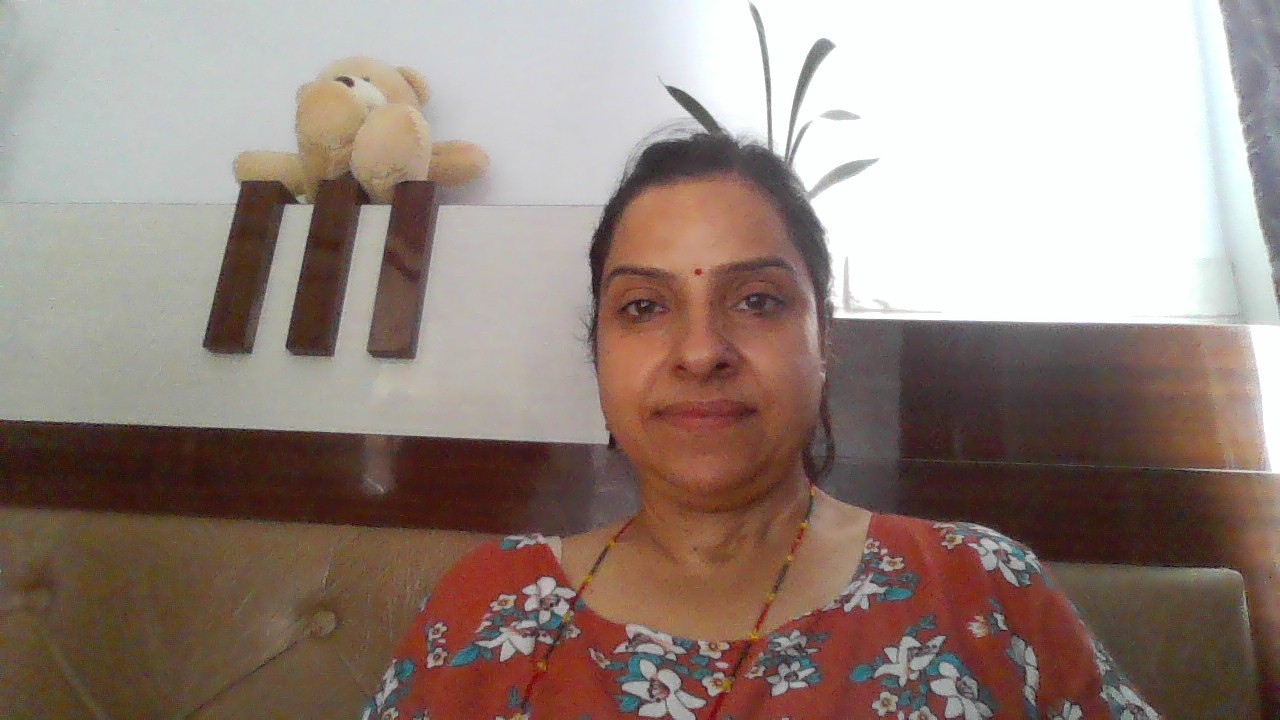
#> input picture Final Year/project/updated_SCEV/SCEV-master/faces/Amrita/WIN_20240903_15_11_45_Pro.jpg, 1280 x 720 px; its folder holds only this picture in this run
$ python FaceDetect.py
#> lines starting #> are read from the running program, lines starting #| are printed output that depends on the picture

import os
import numpy as np
import cv2
import json

cascPathface = os.path.dirname(cv2.__file__) + "/data/haarcascade_frontalface_default.xml"
#cascPathface = os.path.dirname(cv2.__file__) + "/data/haarcascade_frontalface_alt2.xml"
FACE_DB = "faces"
LIST_OF_PEOPLE = [x for x in os.listdir(FACE_DB) if x!=".DS_Store"]
#print(LIST_OF_PEOPLE)
scalefactor = 1.1
minneighbors = 7
cropped_face_location = "cropped_faces.npy"
cropped_label_location = "cropped_labels.npy"

def train(cropped_face_location,cropped_label_location):
    train_faces = np.load(cropped_face_location,allow_pickle=True)
    train_labels = np.load(cropped_label_location,allow_pickle=True)
    face_recogniser=cv2.face.LBPHFaceRecognizer_create()
    face_recogniser.train(train_faces,np.array(train_labels))
    return face_recogniser

def load(ls):
    dct = {}
    for i in ls:
        dct[ls.index(i)]=i
    dct = json.dumps(dct,indent=4)
    with open("FaceLabels.json",'w') as f:
        f.write(dct)
def getFaceLabel(ind):
    try:
        with open("FaceLabels.json","r") as f:
            dct = json.load(f)
        return dct[str(ind)]
    except:
        return 'Unknown'

face_detector=cv2.CascadeClassifier(cascPathface)
def face_processing():
    train_faces = []
    train_label = []
    LIST_OF_PEOPLE = [x for x in os.listdir(FACE_DB) if x!=".DS_Store"]
    load(LIST_OF_PEOPLE)
    for index,person_folder in enumerate(LIST_OF_PEOPLE):
        for face_file in os.listdir(os.path.join(FACE_DB,person_folder)):
            try:
                image = cv2.imread(os.path.join(FACE_DB,person_folder,face_file))
#> image is the input picture: shape (720, 1280, 3); mean B, G, R 125.9, 134.2, 150.9
                gray=cv2.cvtColor(image,cv2.COLOR_BGR2GRAY)
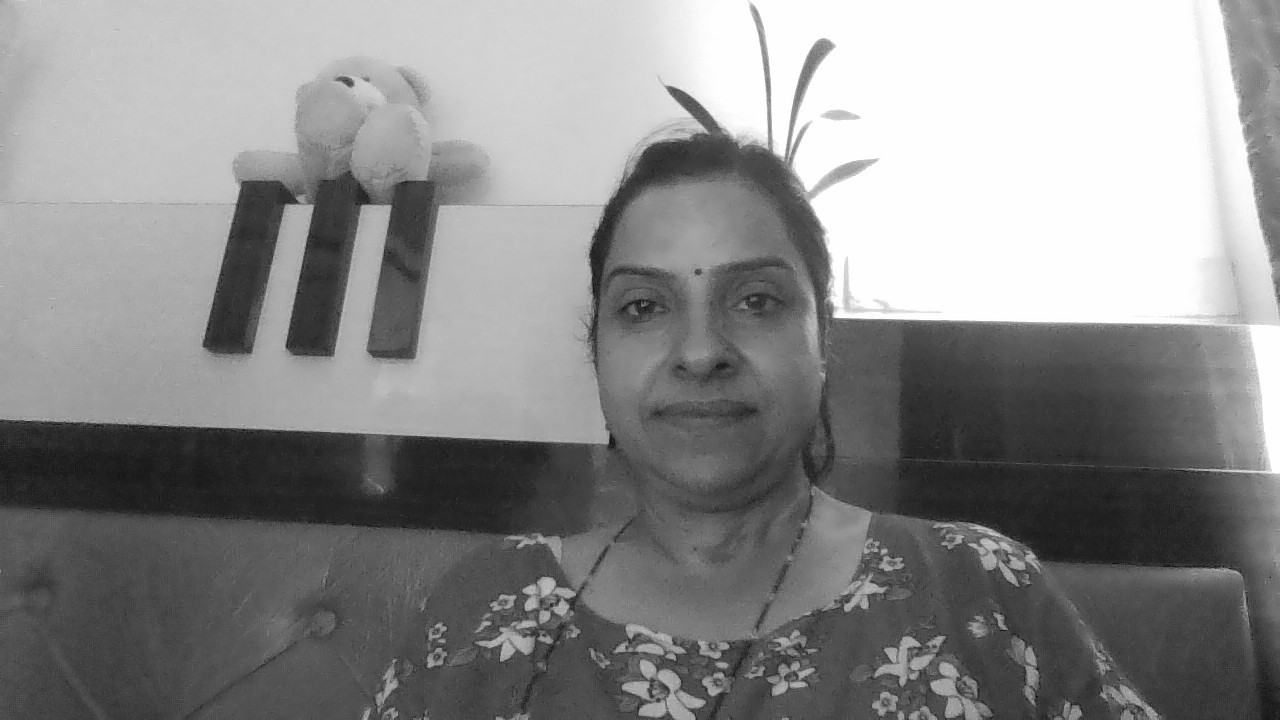
#> gray: shape (720, 1280); min 2, max 255, mean 138.2
                faces=face_detector.detectMultiScale(gray,scaleFactor=scalefactor,minNeighbors=minneighbors)
#> faces = [[562, 195, 280, 280]]
                for face in faces:
                    left,top,width,height=face
                    cropped_face = gray[top:top+height,left:left+width]
                    train_faces.append(cropped_face)
                    train_label.append(index)
#> this loop made 1 pass
#> pass 1, in face_processing, `cropped_face = gray[top:top+height,left:left+width]`:
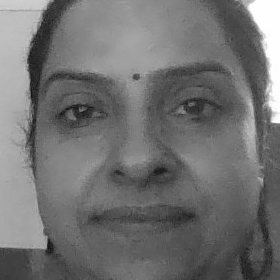
#> cropped_face: shape (280, 280); min 14, max 255, mean 113
#> after the loop, train_faces = 1 item; train_label = [0]
            except Exception as e:
                print(f"Error occured: {e}")
                os.remove(os.path.join(FACE_DB,person_folder,face_file))
#> pass 2 of the loop in face_processing, `for index,person_folder in enumerate(LIST_OF_PEOPLE):`:
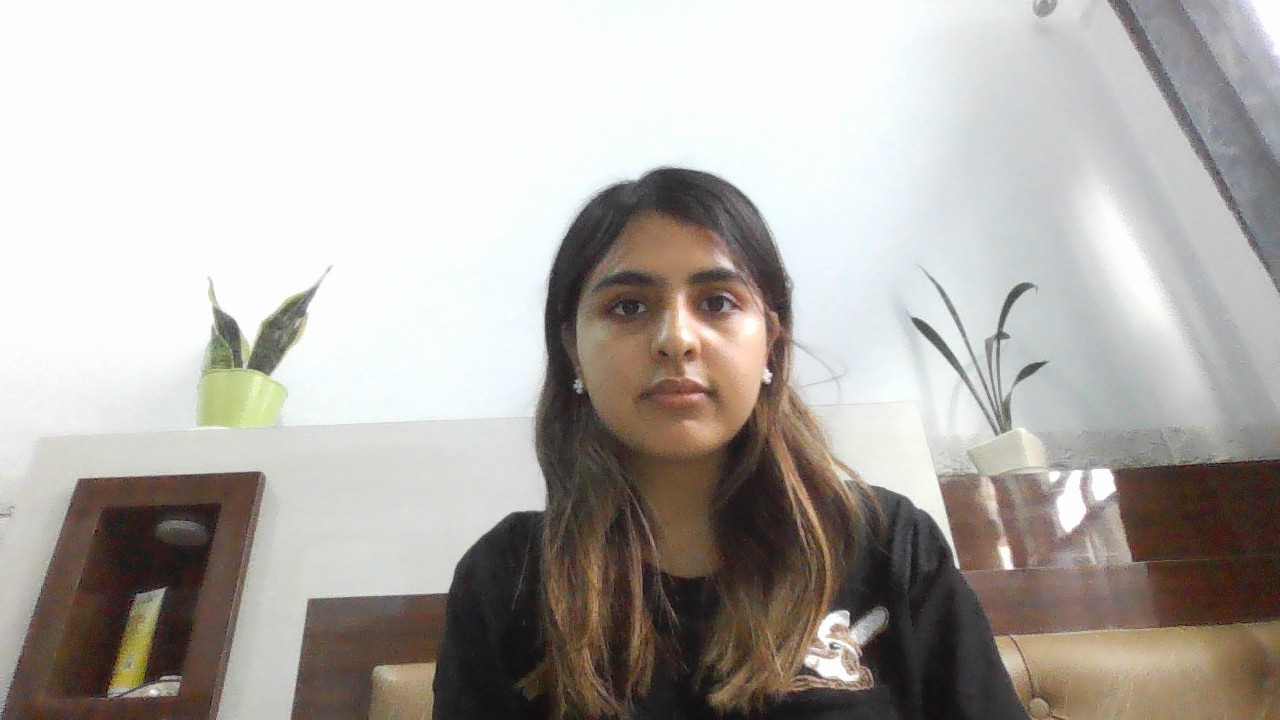
#> input picture Final Year/project/updated_SCEV/SCEV-master/faces/Rifka/WIN_20240822_18_01_56_Pro.jpg, 1280 x 720 px
#> in face_processing, image is the input picture: shape (720, 1280, 3); mean B, G, R 168.9, 173.7, 178.4
#> in face_processing, `gray=cv2.cvtColor(image,cv2.COLOR_BGR2GRAY)`:
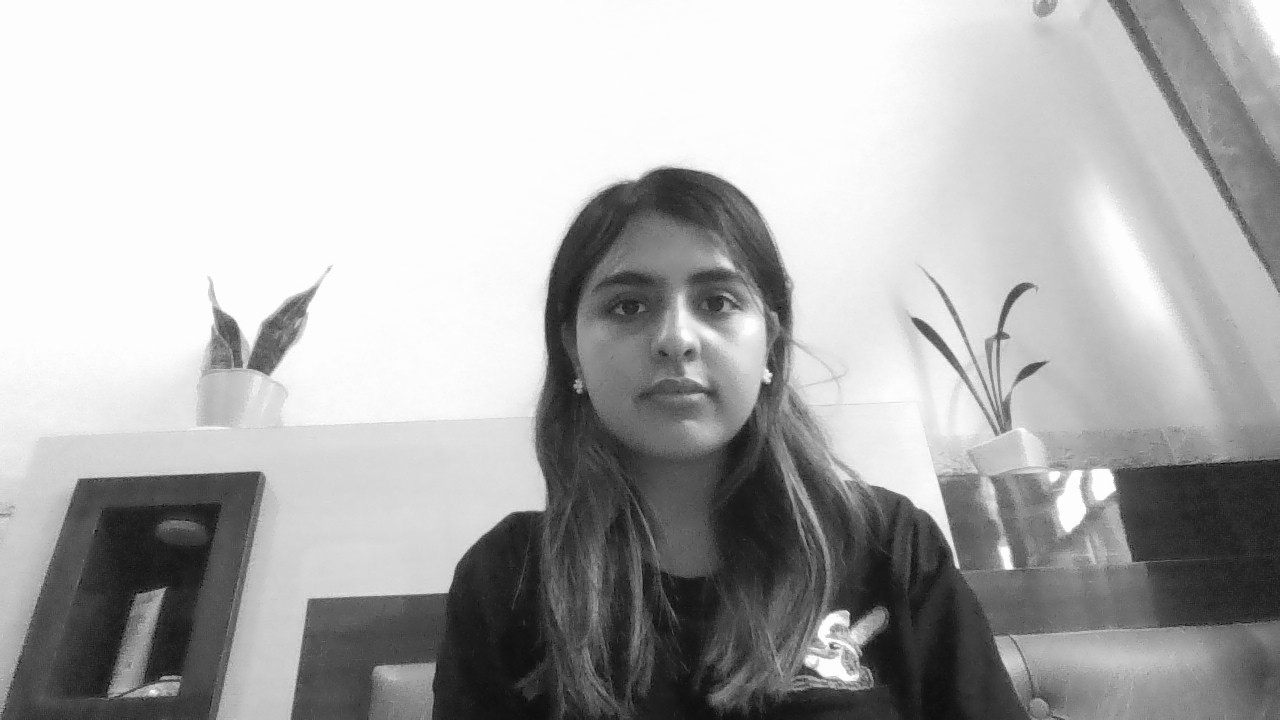
#> gray: shape (720, 1280); min 5, max 255, mean 174.6
#> faces = [[554, 207, 243, 243]]
#> the loop in face_processing, `for face in faces:` made 1 pass
#> pass 1, in face_processing, `cropped_face = gray[top:top+height,left:left+width]`:
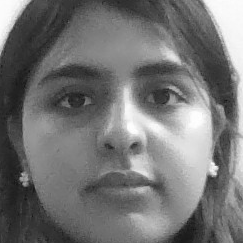
#> cropped_face: shape (243, 243); min 18, max 255, mean 115.9
#> after the loop in face_processing, `for face in faces:`: train_faces = 2 items; train_label = [0, 1]
    np.save("cropped_faces.npy",np.array(train_faces,dtype=object),allow_pickle=True)
    np.save("cropped_labels.npy",np.array(train_label),allow_pickle=True)


def recog(cropped_face,threshold):
    label = face_recognizer.predict(cropped_face)
    if(label[1] < threshold):
        return f'{getFaceLabel(label[0])}'
    else:
        return "Unknown"


face_processing()
face_recognizer = train(cropped_face_location,cropped_label_location)

#recog(gray)

def track_faces():
    k=65
    last = ""
    count = 0
#> (the run stopped early here; a loop or call above may not have finished)
